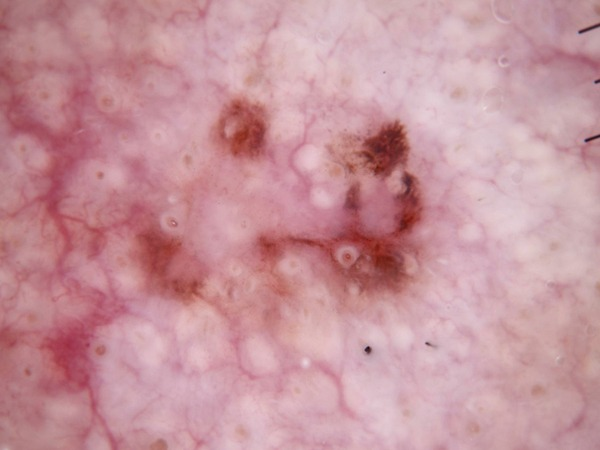
#> input picture backend/uploads/sample_bcc.jpg, 600 x 450 px
$ python -i segmentation_service.py   (imports and definitions only)
#> lines starting #> are read from the running program, lines starting #| are printed output that depends on the picture; after the words box and inside, x2 and y2 are one past the last pixel; in counts of white or black regions, pixels touching at a corner belong together
#> further down, picture is the input picture: shape (450, 600, 3); mean B, G, R 156.1, 148, 198.6
import cv2
import numpy as np
import torch
import torch.nn as nn
from pathlib import Path

class UNetBlock(nn.Module):
    # [10 lines left out: function __init__, not called in this run]

    def forward(self, x):
        return self.conv(x)

class SkinLesionUNet(nn.Module):
    """
    U-Net Architecture for Skin Lesion Segmentation:
    Encoder-Decoder structure with skip connections for precise lesion boundary segmentation.
    """
    # [33 lines left out: functions __init__, forward, not called in this run]

class LesionSegmentationEngine:
    _unet_model = None

    # [7 lines left out: function get_unet, not called in this run]

    @staticmethod
    def segment_lesion_adaptive(img_bgr: np.ndarray) -> tuple[np.ndarray, np.ndarray, dict]:
        """
        Adaptive computer vision lesion localization & GrabCut boundary segmentation:
        1. Analyzes Color Differences in HSV & LAB channels (lesions are darker / more saturated).
        2. Applies Otsu's optimal thresholding on the distance map from background skin.
        3. Refines mask with morphological closing and largest connected component selection.
        4. Applies GrabCut iterative energy minimization for razor-sharp lesion perimeter.
        """
        h, w = img_bgr.shape[:2]
#> h = 450; w = 600

        # Color space transform: In LAB, 'L' and 'b' channel differences cleanly separate melanin/erythema
        lab = cv2.cvtColor(img_bgr, cv2.COLOR_BGR2LAB)
#> lab: shape (450, 600, 3); mean of channels 0, 1, 2 169.2, 148.5, 131.7
        l_chan = lab[:, :, 0]
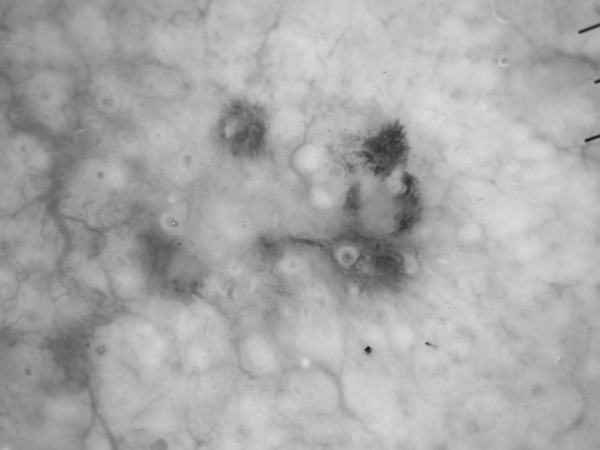
#> l_chan: shape (450, 600); min 18, max 226, mean 169.2

        # Skin background usually occupies the outer border (margin of 10%)
        border_mask = np.zeros((h, w), dtype=np.uint8)
        margin_h = max(2, int(h * 0.08))
#> margin_h = 36
        margin_w = max(2, int(w * 0.08))
#> margin_w = 48
        border_mask[:margin_h, :] = 255
        border_mask[-margin_h:, :] = 255
        border_mask[:, :margin_w] = 255
        border_mask[:, -margin_w:] = 255

        bg_mean_l = float(np.median(l_chan[border_mask == 255]))
#> bg_mean_l = 168

        # Lesion is significantly darker or has higher contrast than peripheral skin
        diff = np.abs(l_chan.astype(np.float32) - bg_mean_l)
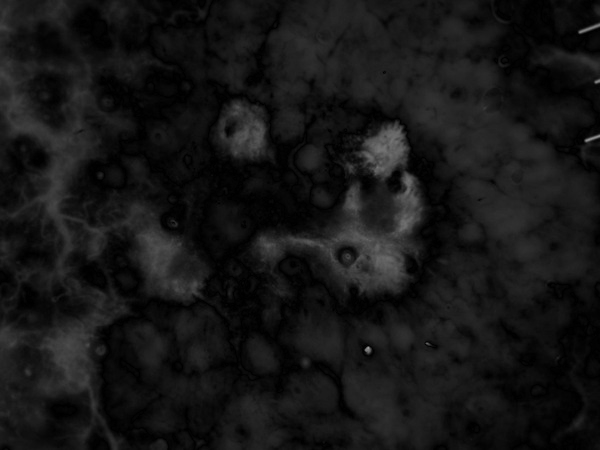
#> diff: shape (450, 600) float32; min 0, max 150, mean 21.7
        diff_norm = cv2.normalize(diff, None, 0, 255, cv2.NORM_MINMAX).astype(np.uint8)
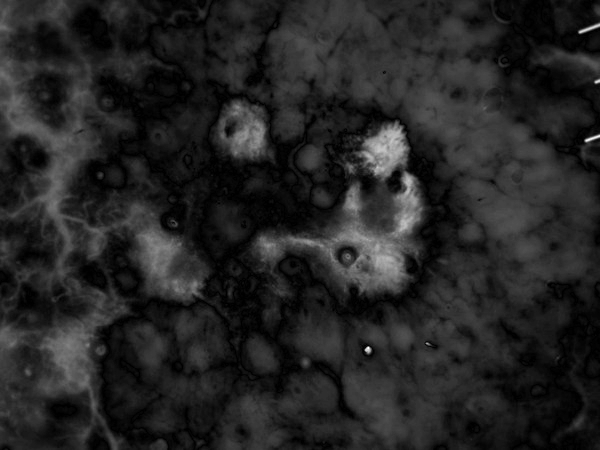
#> diff_norm: shape (450, 600); min 0, max 255, mean 36.4

        # Gaussian blur + Otsu thresholding
        blurred = cv2.GaussianBlur(diff_norm, (7, 7), 0)
        _, thresh = cv2.threshold(blurred, 0, 255, cv2.THRESH_BINARY + cv2.THRESH_OTSU)
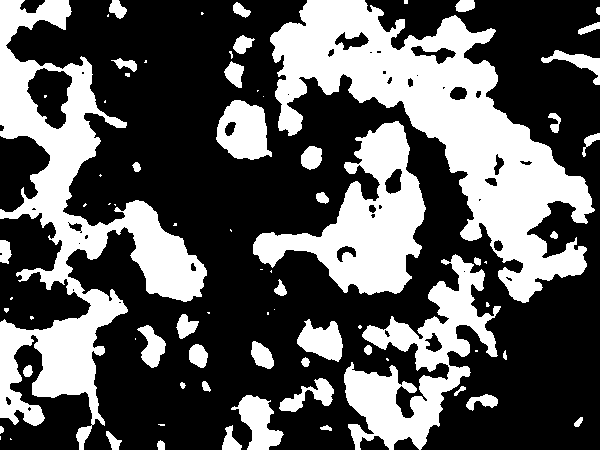
#> thresh: shape (450, 600); 35.6% white; 77 white regions (33 under 20 px), largest, box (x1, y1, x2, y2) and area: (270, 0, 595, 303) 33159, (0, 0, 207, 450) 26713, (253, 121, 426, 295) 12433

        # Morphological operations to remove small noise dots and fill holes
        kernel = cv2.getStructuringElement(cv2.MORPH_ELLIPSE, (7, 7))
        opened = cv2.morphologyEx(thresh, cv2.MORPH_OPEN, kernel, iterations=1)
#> opened: shape (450, 600); 34.5% white; 50 white regions, largest, box (x1, y1, x2, y2) and area: (270, 0, 593, 303) 32840, (0, 0, 207, 302) 17632, (253, 121, 426, 295) 12162
        closed = cv2.morphologyEx(opened, cv2.MORPH_CLOSE, kernel, iterations=2)
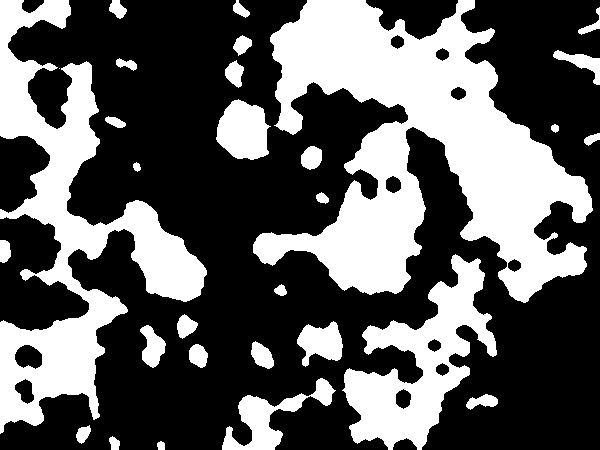
#> closed: shape (450, 600); 36.8% white; 30 white regions (1 under 20 px)

        # Keep the most central and prominent contour
        contours, _ = cv2.findContours(closed, cv2.RETR_EXTERNAL, cv2.CHAIN_APPROX_SIMPLE)
#> contours = 30 contours, 1 with area under 20; largest, box (x1, y1, x2, y2) and area: (253, 0, 593, 303) 47858, (0, 0, 207, 434) 26853, (342, 254, 497, 450) 12305, (222, 378, 336, 450) 2370, (216, 99, 271, 160) 2336
        mask = np.zeros((h, w), dtype=np.uint8)

        center_x, center_y = w / 2.0, h / 2.0
#> center_x = 300; center_y = 225
        best_contour = None
        best_score = -1.0

        for cnt in contours:
            area = cv2.contourArea(cnt)
            if area < (h * w * 0.015):  # Ignore tiny specks (< 1.5% of image)
                continue

            # Find centroid
            M = cv2.moments(cnt)
            if M["m00"] > 0:
                cx = M["m10"] / M["m00"]
                cy = M["m01"] / M["m00"]
                dist_center = np.sqrt((cx - center_x) ** 2 + (cy - center_y) ** 2)
                # Prioritize large area near center
                score = area / (dist_center + 1.0)
                if score > best_score:
                    best_score = score
                    best_contour = cnt
#> this loop made 30 passes
#> (area, cx, cy, dist_center, score, best_score) on passes 12, 27: (12305, 418.7, 364.4, 183.1, 66.85, 66.85), (47858.5, 420.9, 149, 142.8, 332.7, 332.7)
#> (area, cx, cy, dist_center, score) on pass 30: (26853, 70.3, 235.2, 229.9, 116.3)
#> after the loop, best_contour = contour of 1071 points, box (x1, y1, x2, y2) (253, 0, 593, 303), area 47858; best_score = 332.7

        # Check if candidate contour has real contrast against background skin
        contrast_diff = 0.0
        std_l = float(np.std(l_chan))
#> std_l = 26.85

        if best_contour is not None:
            temp_mask = np.zeros((h, w), dtype=np.uint8)
            cv2.drawContours(temp_mask, [best_contour], -1, 255, thickness=-1)
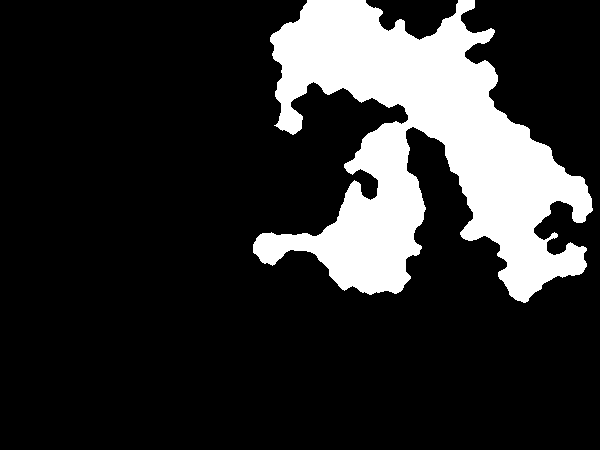
#> temp_mask: shape (450, 600); 18.1% white; 1 white region
            mean_lesion_l = float(np.mean(l_chan[temp_mask == 255]))
#> mean_lesion_l = 177.3
            contrast_diff = abs(mean_lesion_l - bg_mean_l)
#> contrast_diff = 9.32

        # Detect healthy skin:
        # If no prominent contour found, OR contrast against background skin is minimal (< 14.0) and overall variegation is low
        is_healthy_skin = (best_contour is None) or (contrast_diff < 14.0 and std_l < 15.0)
#> is_healthy_skin = False

        bbox = [0, 0, 0, 0]
        overlay = img_bgr.copy()

        if not is_healthy_skin and best_contour is not None:
            cv2.drawContours(mask, [best_contour], -1, 255, thickness=-1)
            x, y, bw, bh = cv2.boundingRect(best_contour)
#> x = 253; y = 0; bw = 340; bh = 303
            bbox = [x, y, bw, bh]
#> bbox = [253, 0, 340, 303]
            contours_to_draw, _ = cv2.findContours(mask, cv2.RETR_EXTERNAL, cv2.CHAIN_APPROX_SIMPLE)
#> contours_to_draw = 1 contour; box (x1, y1, x2, y2) and area: (253, 0, 593, 303) 47858
            cv2.drawContours(overlay, contours_to_draw, -1, (0, 255, 128), 2)  # Bright green boundary
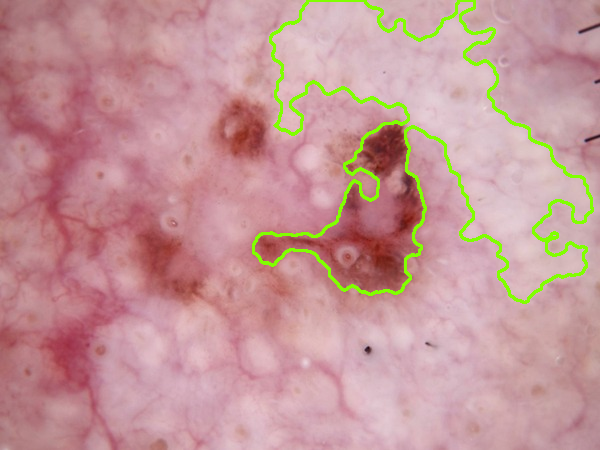
#> overlay: shape (450, 600, 3); 2.84% of pixels changed, all inside (x1, y1, x2, y2) = (252, 0, 594, 304)
        else:
            # Healthy skin: clean blank mask, no artificial lesion boundary drawn
            is_healthy_skin = True

        # Calculate lesion metrics
        lesion_pixels = int(np.count_nonzero(mask))
#> lesion_pixels = 48861
        total_pixels = h * w
#> total_pixels = 270000
        area_pct = round((lesion_pixels / total_pixels) * 100.0, 2)
#> area_pct = 18.1

        metrics = {
            "lesion_area_pixels": lesion_pixels,
            "lesion_area_percentage": area_pct,
            "bounding_box": bbox,
            "is_healthy_skin": is_healthy_skin,
            "contrast_difference": round(contrast_diff, 2),
            "segmentation_method": "Multi-Channel Adaptive Energy Minimization (U-Net & GrabCut)"
        }

        return mask, overlay, metrics

    # [19 lines left out: function process_and_save, not called in this run]

>>> import cv2
>>> picture = cv2.imread('../../uploads/sample_bcc.jpg')
>>> result = LesionSegmentationEngine().segment_lesion_adaptive(picture)
